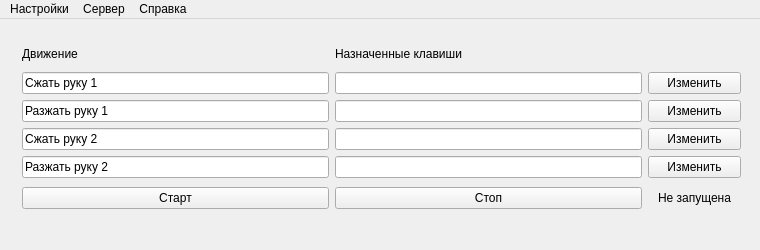
<?xml version="1.0" encoding="UTF-8"?>
<ui version="4.0">
 <class>MainWindowClass</class>
 <widget class="QMainWindow" name="MainWindowClass">
  <property name="geometry">
   <rect>
    <x>0</x>
    <y>0</y>
    <width>760</width>
    <height>250</height>
   </rect>
  </property>
  <property name="sizePolicy">
   <sizepolicy hsizetype="Expanding" vsizetype="Expanding">
    <horstretch>0</horstretch>
    <verstretch>0</verstretch>
   </sizepolicy>
  </property>
  <property name="minimumSize">
   <size>
    <width>760</width>
    <height>250</height>
   </size>
  </property>
  <property name="maximumSize">
   <size>
    <width>760</width>
    <height>250</height>
   </size>
  </property>
  <property name="windowTitle">
   <string>NeuroApp</string>
  </property>
  <property name="autoFillBackground">
   <bool>true</bool>
  </property>
  <widget class="QWidget" name="centralWidget">
   <widget class="QWidget" name="gridLayoutWidget">
    <property name="geometry">
     <rect>
      <x>11</x>
      <y>11</y>
      <width>741</width>
      <height>193</height>
     </rect>
    </property>
    <layout class="QGridLayout" name="gridLayout">
     <item row="0" column="1">
      <widget class="QLabel" name="keysLabel">
       <property name="text">
        <string>Назначенные клавиши</string>
       </property>
      </widget>
     </item>
     <item row="3" column="1">
      <widget class="QLineEdit" name="keysLine_3">
       <property name="readOnly">
        <bool>true</bool>
       </property>
      </widget>
     </item>
     <item row="4" column="1">
      <widget class="QLineEdit" name="keysLine_4">
       <property name="readOnly">
        <bool>true</bool>
       </property>
      </widget>
     </item>
     <item row="2" column="1">
      <widget class="QLineEdit" name="keysLine_2">
       <property name="readOnly">
        <bool>true</bool>
       </property>
      </widget>
     </item>
     <item row="2" column="2">
      <widget class="QPushButton" name="changeButton_2">
       <property name="text">
        <string>Изменить</string>
       </property>
      </widget>
     </item>
     <item row="2" column="0">
      <widget class="QLineEdit" name="movementLine_2">
       <property name="text">
        <string>Разжать руку 1</string>
       </property>
       <property name="readOnly">
        <bool>true</bool>
       </property>
      </widget>
     </item>
     <item row="1" column="1">
      <widget class="QLineEdit" name="keysLine">
       <property name="readOnly">
        <bool>true</bool>
       </property>
      </widget>
     </item>
     <item row="3" column="0">
      <widget class="QLineEdit" name="movementLine_3">
       <property name="text">
        <string>Сжать руку 2</string>
       </property>
       <property name="readOnly">
        <bool>true</bool>
       </property>
      </widget>
     </item>
     <item row="0" column="0">
      <widget class="QLabel" name="movementLabel">
       <property name="text">
        <string>Движение</string>
       </property>
      </widget>
     </item>
     <item row="4" column="2">
      <widget class="QPushButton" name="changeButton_4">
       <property name="text">
        <string>Изменить</string>
       </property>
      </widget>
     </item>
     <item row="1" column="0">
      <widget class="QLineEdit" name="movementLine">
       <property name="text">
        <string>Сжать руку 1</string>
       </property>
       <property name="readOnly">
        <bool>true</bool>
       </property>
      </widget>
     </item>
     <item row="4" column="0">
      <widget class="QLineEdit" name="movementLine_4">
       <property name="text">
        <string>Разжать руку 2</string>
       </property>
       <property name="readOnly">
        <bool>true</bool>
       </property>
      </widget>
     </item>
     <item row="3" column="2">
      <widget class="QPushButton" name="changeButton_3">
       <property name="text">
        <string>Изменить</string>
       </property>
      </widget>
     </item>
     <item row="1" column="2">
      <widget class="QPushButton" name="changeButton">
       <property name="text">
        <string>Изменить</string>
       </property>
      </widget>
     </item>
     <item row="5" column="0">
      <widget class="QPushButton" name="startButton">
       <property name="text">
        <string>Старт</string>
       </property>
      </widget>
     </item>
     <item row="5" column="1">
      <widget class="QPushButton" name="stopButton">
       <property name="text">
        <string>Стоп</string>
       </property>
      </widget>
     </item>
     <item row="5" column="2">
      <widget class="QLabel" name="label">
       <property name="minimumSize">
        <size>
         <width>93</width>
         <height>28</height>
        </size>
       </property>
       <property name="maximumSize">
        <size>
         <width>93</width>
         <height>28</height>
        </size>
       </property>
       <property name="text">
        <string>Не запущена</string>
       </property>
       <property name="alignment">
        <set>Qt::AlignCenter</set>
       </property>
      </widget>
     </item>
    </layout>
   </widget>
  </widget>
  <widget class="QMenuBar" name="menuBar">
   <property name="geometry">
    <rect>
     <x>0</x>
     <y>0</y>
     <width>760</width>
     <height>21</height>
    </rect>
   </property>
   <widget class="QMenu" name="settings">
    <property name="title">
     <string>Настройки</string>
    </property>
    <addaction name="exportSets"/>
    <addaction name="importSets"/>
    <addaction name="profile"/>
   </widget>
   <widget class="QMenu" name="server">
    <property name="title">
     <string>Сервер</string>
    </property>
    <addaction name="changeIP_Port"/>
   </widget>
   <widget class="QMenu" name="about">
    <property name="title">
     <string>Справка</string>
    </property>
    <addaction name="aboutProgram"/>
   </widget>
   <addaction name="settings"/>
   <addaction name="server"/>
   <addaction name="about"/>
  </widget>
  <action name="exportSets">
   <property name="enabled">
    <bool>false</bool>
   </property>
   <property name="text">
    <string>Экспорт настроек</string>
   </property>
  </action>
  <action name="importSets">
   <property name="enabled">
    <bool>false</bool>
   </property>
   <property name="text">
    <string>Импорт настроек</string>
   </property>
  </action>
  <action name="profile">
   <property name="enabled">
    <bool>false</bool>
   </property>
   <property name="text">
    <string>Выбрать профиль</string>
   </property>
  </action>
  <action name="changeIP_Port">
   <property name="text">
    <string>Изменить IP/Port</string>
   </property>
  </action>
  <action name="action">
   <property name="text">
    <string>О программе</string>
   </property>
  </action>
  <action name="aboutProgram">
   <property name="text">
    <string>О NeuroApp</string>
   </property>
  </action>
 </widget>
 <layoutdefault spacing="6" margin="11"/>
 <resources>
  <include location="MainWindow.qrc"/>
 </resources>
 <connections/>
</ui>
